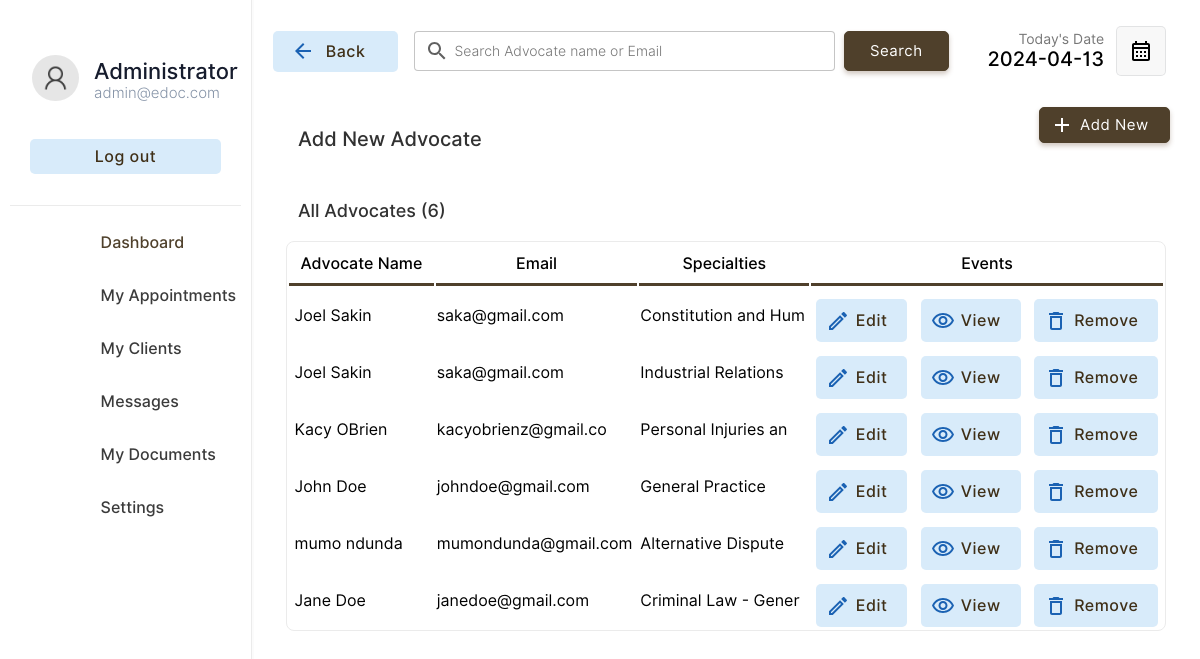
Page /advocate/advocates.php (signed in) on the earlier database version.
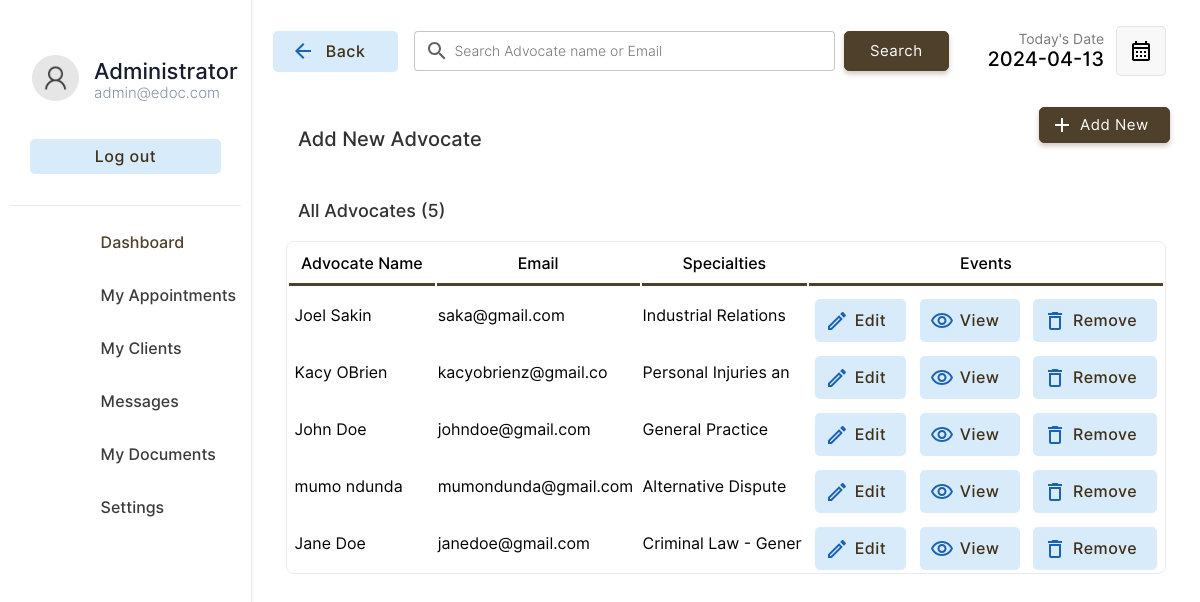
Same page on the later database version.
### tables this page shows
CREATE TABLE `advocate` (
  `advid` int(11) NOT NULL,
  `advemail` varchar(255) DEFAULT NULL,
  `advname` varchar(255) DEFAULT NULL,
  `advpassword` varchar(255) DEFAULT NULL,
  `advaddress` varchar(255) DEFAULT NULL,
  `advnic` varchar(15) DEFAULT NULL,
  `advdob` date DEFAULT NULL,
  `advtel` varchar(15) DEFAULT NULL,
  `verified` tinyint(1) NOT NULL,
  `specialties` varchar(100) DEFAULT '4'
);

CREATE TABLE `specialties` (
  `id` int(2) NOT NULL,
  `sname` varchar(50) DEFAULT NULL
);

### advocate/advocates.php (the view, shortened to what this page needs)
<!DOCTYPE html>
<html lang="en">
<head>
    <link rel="stylesheet" href="../css/animations.css">
    <link rel="stylesheet" href="../css/main.css">
    <link rel="stylesheet" href="../css/admin.css">
</head>
<body>
    <?php
    include("../connection.php");
    ?>
    <div class="container">
        <div class="menu">
            <table class="menu-container" border="0">
                <tr>
                    <td style="padding:10px" colspan="2">
                        <table border="0" class="profile-container">
                            <tr>
                                <td width="30%" style="padding-left:20px" >
                                    <img src="../img/user.png" alt="" width="100%" style="border-radius:50%">
                                </td>
                                <td style="padding:0px;margin:0px;">
                                    <p class="profile-title">Administrator</p>
                                    <p class="profile-subtitle">admin@edoc.com</p>
                                </td>
                            </tr>
                            <tr>
                                <td colspan="2">
                                <a href="../logout.php" ><input type="button" value="Log out" class="logout-btn btn-primary-soft btn"></a>
                                </td>
                            </tr>
                    </table>
                    </td>
                </tr>
                <tr class="menu-row" >
                    <td >
                        <a href="index.php" class="non-style-link-menu non-style-link-menu-active"><div><p class="menu-text">Dashboard</p></a></div></a>
                <tr class="menu-row">
                    <td>
                        <a href="appointment.php" class="non-style-link-menu"><div><p class="menu-text">My Appointments</p></a></div>
                <tr class="menu-row" >
                    <td>
                        <a href="clients.php" class="non-style-link-menu"><div><p class="menu-text">My Clients</p></a></div>
                    </td>
                </tr>
                <tr class="menu-row" >
                    <td>
                        <a href="messages.php" class="non-style-link-menu"><div><p class="menu-text">Messages</p></a></div>
                    </td>
                </tr>
                <tr class="menu-row" >
                    <td>
                        <a href="documents.php" class="non-style-link-menu"><div><p class="menu-text">My Documents</p></a></div>
                    </td>
                </tr>
                <tr class="menu-row" >
                    <td>
                        <a href="settings.php" class="non-style-link-menu"><div><p class="menu-text">Settings</p></a></div>
                    </td>
                </tr>
        <div class="dash-body">
            <table border="0" width="100%" style=" border-spacing: 0;margin:0;padding:0;margin-top:25px; ">
                <tr >
                    <td width="13%">
                        <a href="advocates.php" ><button  class="login-btn btn-primary-soft btn btn-icon-back"  style="padding-top:11px;padding-bottom:11px;margin-left:20px;width:125px"><font class="tn-in-text">Back</font></button></a>
                    </td>
                    <td>
                        <form action="" method="post" class="header-search">
                            <input type="search" name="search" class="input-text header-searchbar" placeholder="Search Advocate name or Email" list="advocates">&nbsp;&nbsp;
                            <?php
                                $list11 = $database->query("select  advname,advemail from  advocate;");
?>
                            <input type="Submit" value="Search" class="login-btn btn-primary btn" style="padding-left: 25px;padding-right: 25px;padding-top: 10px;padding-bottom: 10px;">
                        </form>
                    </td>
                    <td width="15%">
                        <p style="font-size: 14px;color: rgb(119, 119, 119);padding: 0;margin: 0;text-align: right;">
                            Today's Date
                        </p>
                        <p class="heading-sub12" style="padding: 0;margin: 0;">
                            <?php
                        $date = date('Y-m-d');
                        echo $date;
                        ?>
                        </p>
                    </td>
                    <td width="10%">
                        <button  class="btn-label"  style="display: flex;justify-content: center;align-items: center;"><img src="../img/calendar.svg" width="100%"></button>
                    </td>
                </tr>
                <tr >
                    <td colspan="2" style="padding-top:30px;">
                        <p class="heading-main12" style="margin-left: 45px;font-size:20px;color:rgb(49, 49, 49)">Add New Advocate</p>
                    </td>
                    <td colspan="2">
                        <a href="?action=add&id=none&error=0" class="non-style-link"><button  class="login-btn btn-primary btn button-icon"  style="display: flex;justify-content: center;align-items: center;margin-left:75px;background-image: url('../img/icons/add.svg');">Add New</font></button>
                            </a></td>
                </tr>
                <tr>
                    <td colspan="4" style="padding-top:10px;">
                        <p class="heading-main12" style="margin-left: 45px;font-size:18px;color:rgb(49, 49, 49)">All Advocates (<?php echo $list11->num_rows; ?>)</p>
                    </td>
                </tr>
                <?php
                    if($_POST){
                        $keyword=$_POST["search"];
                        $sqlmain= "select * from advocate where advemail='$keyword' or advname='$keyword' or advname like '$keyword%' or advname like '%$keyword' or advname like '%$keyword%'";
                    }else{
                        $sqlmain= "select * from advocate order by advid desc";
                    }
                ?>
                <tr>
                   <td colspan="4">
                       <center>
                        <div class="abc scroll">
                        <table width="93%" class="sub-table scrolldown" border="0">
                        <thead>
                        <tr>
                                <th class="table-headin">
                                Advocate Name
                                </th>
                                <th class="table-headin">
                                    Email
                                </th>
                                <th class="table-headin">
                                    Specialties
                                </th>
                                <th class="table-headin">
                                    Events
                                </tr>
                        </thead>
                        <tbody>
                            <?php
                                $result= $database->query($sqlmain);
                                if($result->num_rows==0){
                                    echo '<tr>
                                    <td colspan="4">
                                    <br><br><br><br>
                                    <center>
                                    <img src="../img/notfound.svg" width="25%">
                                    <br>
                                    <p class="heading-main12" style="margin-left: 45px;font-size:20px;color:rgb(49, 49, 49)">We  couldnt find anything related to your keywords !</p>
                                    <a class="non-style-link" href="advocates.php"><button  class="login-btn btn-primary-soft btn"  style="display: flex;justify-content: center;align-items: center;margin-left:20px;">&nbsp; Show all Advocates &nbsp;</font></button>
                                    </a>
                                    </center>
                                    <br><br><br><br>
                                    </td>
                                    </tr>';
                                }
                                else{
                                for ( $x=0; $x<$result->num_rows;$x++){
                                    $row=$result->fetch_assoc();
                                    $advid=$row["advid"];
                                    $name=$row["advname"];
                                    $email=$row["advemail"];
                                    $spe=$row["specialties"];
                                    $spcil_res= $database->query("select sname from specialties where id='$spe'");
                                    $spcil_array= $spcil_res->fetch_assoc();
                                    $spcil_name=$spcil_array["sname"];
                                    echo '<tr>
                                        <td> &nbsp;'.
                                        substr($name,0,30)
                                        .'</td>
                                        <td>
                                        '.substr($email,0,20).'
                                        </td>
                                        <td>
                                            '.substr($spcil_name,0,20).'
                                        </td>
                                        <td>
                                        <div style="display:flex;justify-content: center;">
                                        <a href="?action=edit&id='.$advid.'&error=0" class="non-style-link"><button  class="btn-primary-soft btn button-icon btn-edit"  style="padding-left: 40px;padding-top: 12px;padding-bottom: 12px;margin-top: 10px;"><font class="tn-in-text">Edit</font></button></a>
                                        &nbsp;&nbsp;&nbsp;
                                        <a href="?action=view&id='.$advid.'" class="non-style-link"><button  class="btn-primary-soft btn button-icon btn-view"  style="padding-left: 40px;padding-top: 12px;padding-bottom: 12px;margin-top: 10px;"><font class="tn-in-text">View</font></button></a>
                                       &nbsp;&nbsp;&nbsp;
                                       <a href="?action=drop&id='.$advid.'&name='.$name.'" class="non-style-link"><button  class="btn-primary-soft btn button-icon btn-delete"  style="padding-left: 40px;padding-top: 12px;padding-bottom: 12px;margin-top: 10px;"><font class="tn-in-text">Remove</font></button></a>
                                        </div>
                                        </td>
                                    </tr>';
                                }
                            }
                            ?>
                            </tbody>
                        </table>
                        </div>
                        </center>
                   </td>
                </tr>
            </table>
        </div>
</body>
</html>

### css/main.css (style rules this page uses)
:root { --primarycolor: #4f402b; --primarycolorhover: #5c472e; --btnice:#D8EBFA; --btnnicetext:#6d533c; }
body { margin: 0; padding: 0; border-spacing: 0; font-family: 'Inter', sans-serif; }
.input-text { border-radius: 4px; border: 0.5px solid rgb(226, 226, 226); padding: 10px; width: 92%; transition: 0.2s; outline: none; }
.input-text { border: 1px solid #e9ecef; font-size: 14px; line-height: 26px; background-color: #fff; display: block; width: 100%; padding: .375rem .75rem; font-weight: 300; line-height: 1.5; color: #212529; background-color: #fff; background-clip: padding-box; -webkit-appearance: none; -moz-appearance: none; appearance: none; border-radius: .25rem; transition: border-color .15s ease-in-out,box-shadow .15s ease-in-out; }
.input-text::placeholder { font-family: 'Inter', sans-serif; }
.btn { cursor: pointer; padding: 8px 20px; outline: none; text-decoration: none; font-size: 15px; letter-spacing: 0.5px; transition: all 0.3s; border-radius: 5px; font-family: 'Inter', sans-serif; }
.btn-primary { background-color: var(--primarycolor) ; border: 1px solid var(--primarycolor) ; color: #fff ; box-shadow: 0 3px 5px 0 rgba(103, 72, 51, 0.3); }
.btn-primary-soft { background-color: #D8EBFA ; color: #3f2f17; font-weight: 500; font-size: 16px; border: none; }
.non-style-link:link, .non-style-link:visited, .non-style-link:hover, .non-style-link:active { text-decoration: none; color: rgb(43, 43, 43); }
.btn-label { margin-left: 10px; padding: 12px 12px; outline: none; text-decoration: none; font-size: 15px; letter-spacing: 0.5px; transition: all 0.3s; border-radius: 5px; background-color: #f0f0f073; border: 1px solid rgba(35, 39, 48, 0.1) ; font-family: 'Inter', sans-serif; }
.sub-table { border: 1px solid #ebebeb; border-radius: 8px; }
.table-headin { font-size: 16px; font-weight: 500; padding: 10px; border-bottom: 3px solid var(--primarycolor); }
.abc { width: 100%; height: 550px; overflow: auto; }
input[type=search] { background-image: url('../img/search.svg'); background-position: 10px 50%; background-repeat: no-repeat; transition: 0.5s; padding: 8px 20px 8px 40px; }
.button-icon { background-position: 10px 50%; background-repeat: no-repeat; transition: 0.5s; padding: 8px 20px 8px 40px; }
.menu-text { padding-left: 40%; font-weight: 500; font-size: 16px; }
.non-style-link-menu:link, .non-style-link-menu:visited, .non-style-link-menu:active { text-decoration: none; color: #3b3b3b; }
.non-style-link-menu-active:link, .non-style-link-menu-active:visited, .non-style-link-menu-active:active { text-decoration: none; color: var(--primarycolor); }
.btn-icon-back { background-image: url('../img/icons/back-iceblue.svg'); background-position: 18px 50%; background-repeat: no-repeat; transition: 0.5s; padding: 8px 20px 8px 40px; }
.btn-edit { background-image: url('../img/icons/edit-iceblue.svg'); }
.btn-view { background-image: url('../img/icons/view-iceblue.svg'); }
.btn-delete { background-image: url('../img/icons/delete-iceblue.svg'); }

### css/admin.css (style rules this page uses)
.container { display: flex; flex-wrap: wrap; height: 100vh; }
.menu { border-right: 1.5px solid rgb(235, 235, 235); width: 21%; height: 100vh; box-shadow: 0 0px 0px 2px rgba(240, 240, 240, 0.3); }
.dash-body { width: 79%; height: 100vh; }
.menu-container { width: 100%; border-spacing: 0; }
.profile-title { font-weight: 500; color: #161c2d; font-size: 22px; margin: 0; text-align: left; padding-left: 8%; }
.profile-subtitle { font-weight: 300; color: #8492a6; font-size: 15px; margin: 0; text-align: left; padding-left: 8%; }
.logout-btn { margin-top: 30px; width: 85%; }
.profile-container { border-bottom: 1.5px solid rgb(235, 235, 235); padding-top: 18%; padding-bottom: 12%; text-align: center; }
.heading-main12 { font-weight: 500; font-size: 25px; }
.heading-sub12 { font-weight: 500; font-size: 20px; text-align: right; }
.header-search { display: flex; justify-content: center; }
.header-searchbar { width: 75%; background-color: rgba(255, 255, 255, 0.705); border: 0.5px solid rgba(190, 190, 190, 0.884); }

### advocate/advocates.php (style rules this page uses)
.sub-table { animation: transitionIn-Y-bottom 0.5s; }

Differences in the rows shown:
removed advocate: advname "Joel Sakin", advemail "saka@gmail.com", specialties.sname "Constitution and Hum"
Other differences:
$list11->num_rows: "6" → "5"
